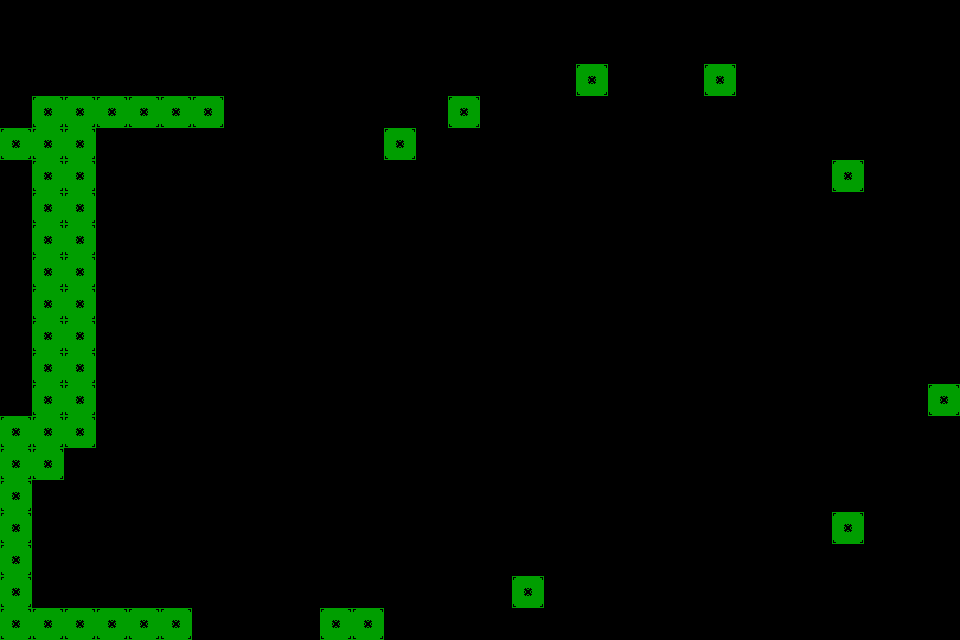

Below is a game level as drawn by its tile map, then a one-line description and the .tmx file that defines it, in full:
An orthogonal 30x20 tile map with 32x32 px tiles, 1 tile layer (Layout) and 34 objects (23x Saw, 3x Portal, 2x Trigger, 2x Tile, Spawnpoint, ...).

<map version="1.10" tiledversion="1.12.2" orientation="orthogonal" renderorder="right-down" width="30" height="20" tilewidth="32" tileheight="32" infinite="0" nextlayerid="6" nextobjectid="57">
 <editorsettings>
  <export target="../../../maps/sector2/level3.lua" format="lua" />
 </editorsettings>
 <tileset firstgid="1" name="Props" class="Saw" tilewidth="32" tileheight="32" tilecount="5" columns="0">
  <grid orientation="orthogonal" width="1" height="1" />
  <tile id="0" type="Tile">
   <image source="../../../src/assets/images/test.png" width="32" height="32" />
  </tile>
  <tile id="1" type="Placeholder">
   <image source="../../../src/assets/images/placeholder.png" width="32" height="32" />
  </tile>
  <tile id="3" type="Spike">
   <image source="../../../src/assets/images/spike.png" width="32" height="16" />
  </tile>
  <tile id="4" type="Goal">
   <image source="../../../src/assets/images/goal.png" width="32" height="32" />
  </tile>
  <tile id="5" type="Saw">
   <image source="../../../src/assets/images/saw.png" width="32" height="32" />
  </tile>
 </tileset>
 <layer id="1" name="Layout" width="30" height="20">
  <data encoding="csv">
0,0,0,0,0,0,0,0,0,0,0,0,0,0,0,0,0,0,0,0,0,0,0,0,0,0,0,0,0,0,
0,0,0,0,0,0,0,0,0,0,0,0,0,0,0,0,0,0,0,0,0,0,0,0,0,0,0,0,0,0,
0,0,0,0,0,0,0,0,0,0,0,0,0,0,0,0,0,0,1,0,0,0,1,0,0,0,0,0,0,0,
0,1,1,1,1,1,1,0,0,0,0,0,0,0,1,0,0,0,0,0,0,0,0,0,0,0,0,0,0,0,
1,1,1,0,0,0,0,0,0,0,0,0,1,0,0,0,0,0,0,0,0,0,0,0,0,0,0,0,0,0,
0,1,1,0,0,0,0,0,0,0,0,0,0,0,0,0,0,0,0,0,0,0,0,0,0,0,1,0,0,0,
0,1,1,0,0,0,0,0,0,0,0,0,0,0,0,0,0,0,0,0,0,0,0,0,0,0,0,0,0,0,
0,1,1,0,0,0,0,0,0,0,0,0,0,0,0,0,0,0,0,0,0,0,0,0,0,0,0,0,0,0,
0,1,1,0,0,0,0,0,0,0,0,0,0,0,0,0,0,0,0,0,0,0,0,0,0,0,0,0,0,0,
0,1,1,0,0,0,0,0,0,0,0,0,0,0,0,0,0,0,0,0,0,0,0,0,0,0,0,0,0,0,
0,1,1,0,0,0,0,0,0,0,0,0,0,0,0,0,0,0,0,0,0,0,0,0,0,0,0,0,0,0,
0,1,1,0,0,0,0,0,0,0,0,0,0,0,0,0,0,0,0,0,0,0,0,0,0,0,0,0,0,0,
0,1,1,0,0,0,0,0,0,0,0,0,0,0,0,0,0,0,0,0,0,0,0,0,0,0,0,0,0,1,
1,1,1,0,0,0,0,0,0,0,0,0,0,0,0,0,0,0,0,0,0,0,0,0,0,0,0,0,0,0,
1,1,0,0,0,0,0,0,0,0,0,0,0,0,0,0,0,0,0,0,0,0,0,0,0,0,0,0,0,0,
1,0,0,0,0,0,0,0,0,0,0,0,0,0,0,0,0,0,0,0,0,0,0,0,0,0,0,0,0,0,
1,0,0,0,0,0,0,0,0,0,0,0,0,0,0,0,0,0,0,0,0,0,0,0,0,0,1,0,0,0,
1,0,0,0,0,0,0,0,0,0,0,0,0,0,0,0,0,0,0,0,0,0,0,0,0,0,0,0,0,0,
1,0,0,0,0,0,0,0,0,0,0,0,0,0,0,0,1,0,0,0,0,0,0,0,0,0,0,0,0,0,
1,1,1,1,1,1,0,0,0,0,1,1,0,0,0,0,0,0,0,0,0,0,0,0,0,0,0,0,0,0
</data>
 </layer>
 <objectgroup id="2" name="Objects">
  <object id="1" name="Spawnpoint" gid="2" x="128" y="96" width="32" height="32" />
  <object id="2" name="Goal" gid="5" x="96" y="608" width="32" height="32" />
  <object id="20" name="Saw" gid="6" x="128" y="320" width="32" height="32" />
  <object id="21" name="Saw" gid="6" x="96" y="320" width="32" height="32" />
  <object id="22" name="Saw" gid="6" x="160" y="320" width="32" height="32" />
  <object id="23" name="Saw" gid="6" x="192" y="320" width="32" height="32" />
  <object id="24" name="Saw" gid="6" x="224" y="320" width="32" height="32" />
  <object id="25" name="Saw" gid="6" x="288" y="320" width="32" height="32" />
  <object id="26" name="Saw" gid="6" x="256" y="320" width="32" height="32" />
  <object id="27" name="Saw" gid="6" x="320" y="320" width="32" height="32" />
  <object id="28" name="Saw" gid="6" x="352" y="320" width="32" height="32" />
  <object id="29" name="Saw" gid="6" x="384" y="320" width="32" height="32" />
  <object id="30" name="Saw" gid="6" x="448" y="320" width="32" height="32" />
  <object id="31" name="Saw" gid="6" x="416" y="320" width="32" height="32" />
  <object id="32" name="Saw" gid="6" x="480" y="320" width="32" height="32" />
  <object id="33" name="Saw" gid="6" x="512" y="320" width="32" height="32" />
  <object id="34" name="Saw" gid="6" x="544" y="320" width="32" height="32" />
  <object id="35" name="Saw" gid="6" x="608" y="320" width="32" height="32" />
  <object id="36" name="Saw" gid="6" x="576" y="320" width="32" height="32" />
  <object id="37" name="Saw" gid="6" x="640" y="320" width="32" height="32" />
  <object id="38" name="Saw" gid="6" x="672" y="320" width="32" height="32" />
  <object id="39" name="Saw" gid="6" x="704" y="320" width="32" height="32" />
  <object id="40" name="Saw" gid="6" x="768" y="320" width="32" height="32" />
  <object id="41" name="Saw" gid="6" x="736" y="320" width="32" height="32" />
  <object id="42" name="Saw" gid="6" x="800" y="320" width="32" height="32" />
  <object id="45" name="InviSpike" gid="4" x="928" y="384" width="32" height="16">
   <properties>
    <property name="radius" type="int" value="128" />
   </properties>
  </object>
  <object id="47" name="Portal" gid="2" x="800" y="640" width="32" height="32">
   <properties>
    <property name="pair" type="int" value="1" />
   </properties>
  </object>
  <object id="48" name="Portal" gid="2" x="512" y="416" width="32" height="32">
   <properties>
    <property name="isInvisible" type="bool" value="true" />
    <property name="pair" type="int" value="1" />
   </properties>
  </object>
  <object id="49" name="Portal" gid="2" x="128" y="192" width="32" height="32">
   <properties>
    <property name="pair" type="int" value="2" />
   </properties>
  </object>
  <object id="50" name="Trigger" gid="2" x="672" y="544" width="32" height="32">
   <properties>
    <property name="id" value="fakeTile" />
    <property name="radius" type="int" value="96" />
   </properties>
  </object>
  <object id="51" name="Tile" gid="1" x="672" y="576" width="32" height="32">
   <properties>
    <property name="id" value="Fake" />
   </properties>
  </object>
  <object id="52" name="Tile" gid="1" x="256" y="192" width="32" height="32">
   <properties>
    <property name="id" value="Mov" />
   </properties>
  </object>
  <object id="53" name="Trigger" gid="2" x="352" y="128" width="32" height="32">
   <properties>
    <property name="id" value="movTile" />
    <property name="radius" type="int" value="128" />
   </properties>
  </object>
  <object id="55" gid="2" x="256" y="64" width="32" height="32" />
 </objectgroup>
</map>
